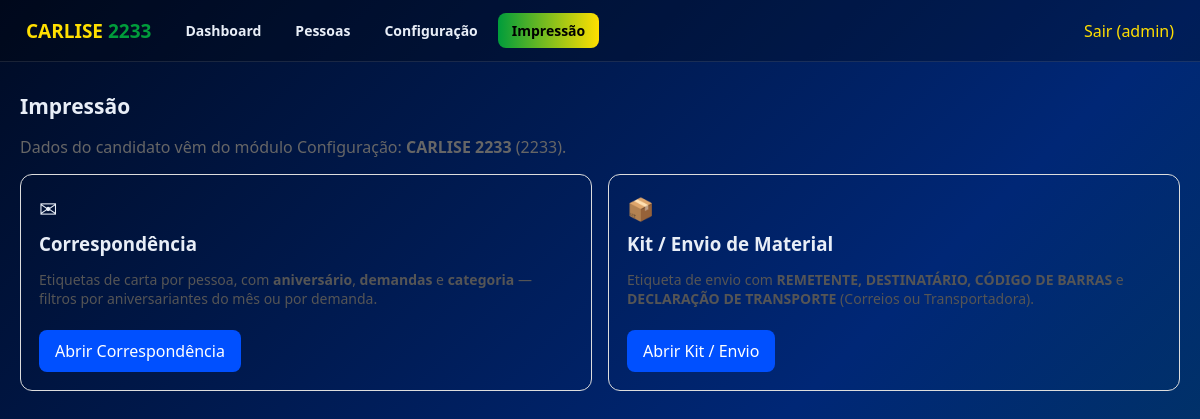
The app's page /impressao (signed in) with its own data.
### tables this page shows
CREATE TABLE candidato (
    id INTEGER PRIMARY KEY AUTOINCREMENT,
    nome_completo TEXT DEFAULT '',
    nome_urna TEXT DEFAULT '',
    cnpj TEXT DEFAULT '',
    cpf TEXT DEFAULT '',
    cargo TEXT DEFAULT 'Deputada Federal',
    numero_candidatura TEXT DEFAULT '',
    partido TEXT DEFAULT '',
    sigla_partido TEXT DEFAULT '',
    coligacao TEXT DEFAULT '',
    municipio TEXT DEFAULT '',
    uf TEXT DEFAULT 'PR',
    data_nascimento TEXT DEFAULT '',
    email TEXT DEFAULT '',
    telefone TEXT DEFAULT '',
    site TEXT DEFAULT '',
    biografia TEXT DEFAULT '',
    ativo INTEGER DEFAULT 1,
    data_cadastro TEXT DEFAULT (datetime('now'))
, comite_endereco TEXT DEFAULT '', comite_telefone TEXT DEFAULT '', comite_cep TEXT DEFAULT '', comite_numero TEXT DEFAULT '', comite_bairro TEXT DEFAULT '', comite_cidade TEXT DEFAULT '', comite_uf TEXT DEFAULT '');

### app.py (the view)
@app.route("/impressao")
@login_obrigatorio
def impressao():
    _impr_garante_colunas()
    return render_template("impressao.html", cand=candidato_ativo())

### app.py (called while the page is built)
def conectar():
    if USAR_PG:
        import psycopg2
        return psycopg2.connect(URL)
    conn = sqlite3.connect(os.path.join(BASE_DIR, "sistema.db"))
    conn.row_factory = sqlite3.Row
    conn.execute("PRAGMA foreign_keys=ON")
    return conn

def get_db():
    if "conn" not in g:
        g.conn = conectar()
    return g.conn

@app.teardown_appcontext
def fechar(exc):
    conn = g.pop("conn", None)
    if conn is not None:
        try:
            conn.commit() if not exc else conn.rollback()
        except Exception:
            pass
        try:
            conn.close()
        except Exception:
            pass

def prep(sql):
    return sql.replace("%s", "?") if not USAR_PG else sql

def executar(sql, params=()):
    cur = get_db().cursor()
    cur.execute(prep(sql), tuple(params))
    return cur

def listar(sql, params=()):
    cur = executar(sql, params)
    linhas = cur.fetchall()
    if not linhas:
        return []
    if isinstance(linhas[0], dict):
        return [dict(l) for l in linhas]
    if hasattr(linhas[0], "keys"):
        return [dict(l) for l in linhas]
    cols = [d[0] for d in cur.description]
    return [dict(zip(cols, l)) for l in linhas]

def buscar(sql, params=()):
    linhas = listar(sql, params)
    return linhas[0] if linhas else None

def login_obrigatorio(f):
    @wraps(f)
    def env(*a, **k):
        if not session.get("user"):
            return redirect(url_for("login"))
        return f(*a, **k)
    return env

def candidato_ativo():
    try:
        return buscar("SELECT * FROM candidato WHERE ativo=1 ORDER BY id DESC LIMIT 1")
    except Exception:
        return None

@app.context_processor
def injeta_candidato():
    return {"cand": candidato_ativo()}

def _impr_conn():
    conn = _sq.connect(_IMPR_BD)
    conn.row_factory = _sq.Row
    return conn

def _impr_rows(sql, params=()):
    conn = _impr_conn()
    try:
        return conn.execute(sql, params).fetchall()
    finally:
        conn.close()

def _impr_cols(tabela):
    try:
        return [r["name"] for r in _impr_rows("PRAGMA table_info(" + tabela + ")")]
    except Exception:
        return []

### templates/impressao.html
{% extends "base.html" %}
{% block conteudo %}
<div style="padding:10px 0">
<h1>Impress&#227;o</h1>
<p style="color:#666">Dados do candidato v&#234;m do m&#243;dulo Configura&#231;&#227;o: <b>{{ cand.nome_urna if cand else 'CARLISE 2233' }}</b> ({{ cand.numero_candidatura if cand else '2233' }}).</p>
<div style="display:flex;flex-wrap:wrap;gap:16px;margin-top:16px">
  <div style="flex:1;min-width:260px;border:1px solid #ddd;border-radius:12px;padding:18px">
    <div style="font-size:22px">&#9993;</div>
    <h3 style="margin:8px 0">Correspond&#234;ncia</h3>
    <p style="color:#555;font-size:14px">Etiquetas de carta por pessoa, com <b>anivers&#225;rio</b>, <b>demandas</b> e <b>categoria</b> — filtros por aniversariantes do m&#234;s ou por demanda.</p>
    <a href="/impressao/correspondencia" style="background:#0050FF;color:#fff;padding:10px 16px;border-radius:8px;text-decoration:none;display:inline-block;margin-top:8px">Abrir Correspond&#234;ncia</a>
  </div>
  <div style="flex:1;min-width:260px;border:1px solid #ddd;border-radius:12px;padding:18px">
    <div style="font-size:22px">&#128230;</div>
    <h3 style="margin:8px 0">Kit / Envio de Material</h3>
    <p style="color:#555;font-size:14px">Etiqueta de envio com <b>REMETENTE, DESTINAT&#193;RIO, C&#211;DIGO DE BARRAS</b> e <b>DECLARA&#199;&#195;O DE TRANSPORTE</b> (Correios ou Transportadora).</p>
    <a href="/impressao/kit" style="background:#0050FF;color:#fff;padding:10px 16px;border-radius:8px;text-decoration:none;display:inline-block;margin-top:8px">Abrir Kit / Envio</a>
  </div>
</div>
</div>
{% endblock %}

### templates/base.html (shortened to what this page needs)
<!doctype html>
<html lang="pt-BR">
<head>
<link rel="stylesheet" href="/static/estilo.css">
</head>
<body>
{% if session.get('user') %}
<header class="topo">
  <div class="logo"><b>{{ (cand.nome_urna or 'CARLISE').split(' ')[0] }}</b> <span>{{ cand.numero_candidatura or '2233' }}</span></div>
  <nav class="menu">
    <a href="/" class="{{ 'ativo' if request.path == '/' else '' }}">Dashboard</a>
    <a href="/pessoas" class="{{ 'ativo' if request.path.startswith('/pessoas') else '' }}">Pessoas</a> <a href="/configuracao" class="{{ 'ativo' if request.path.startswith('/configuracao') else '' }}">Configura&#231;&#227;o</a> <a href="/impressao" class="{{ 'ativo' if request.path.startswith('/impressao') else '' }}">Impress&#227;o</a>
  </nav>
  <a class="sair" href="/sair">Sair ({{ session.get('user') }})</a>
</header>
{% endif %}
<div class="container">
{% block conteudo %}{% endblock %}
</div>
</body>
</html>

### static/estilo.css (style rules this page uses)
:root { --navy:#002776;--navy2:#000b24;--verde:#009C3B;--amarelo:#FFDF00; --texto:#e8eef7;--cinza:#9fb0c7;--card:rgba(255,255,255,.05);--borda:rgba(255,255,255,.10) }
* { box-sizing:border-box }
body { margin:0;font-family:Segoe UI,Arial,sans-serif;color:var(--texto); background:linear-gradient(135deg,var(--navy2),var(--navy) 60%,#013a5e);min-height:100vh }
a { color:var(--amarelo);text-decoration:none }
.topo { display:flex;align-items:center;gap:20px;padding:13px 26px;background:rgba(0,0,0,.25); border-bottom:1px solid var(--borda);flex-wrap:wrap }
.logo { font-weight:800;font-size:19px }
.logo b { color:var(--amarelo) }
.logo span { color:var(--verde) }
.menu { display:flex;gap:6px;flex-wrap:wrap }
.menu a { padding:8px 14px;border-radius:8px;color:var(--texto);font-weight:600;font-size:14px }
.menu a.ativo,.menu a:hover { background:linear-gradient(90deg,var(--verde),var(--amarelo));color:#000 }
.sair { margin-left:auto }
.container { max-width:1200px;margin:0 auto;padding:20px }
h1 { font-size:21px;margin:0 0 4px }

### records on screen
candidato: nome_urna "CARLISE", numero_candidatura "2233", nome_urna "CARLISE 2233"

### other values on screen
{{ session.get('user') }} "admin"
